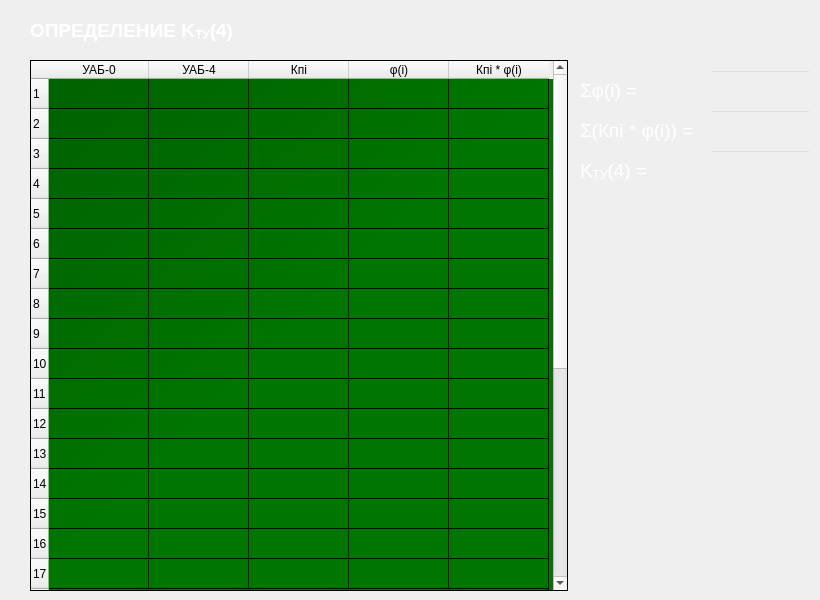
   <widget class="QWidget" name="Ch2_17">
    <widget class="QTableWidget" name="tableWidget_164">
     <property name="geometry">
      <rect>
       <x>30</x>
       <y>60</y>
       <width>538</width>
       <height>531</height>
      </rect>
     </property>
     <property name="styleSheet">
      <string notr="true">QTableWidget
{
background-color: 
qlineargradient(x1: 0, y1: 0, x2: 0.5, y2: 0.5, stop: 0 #006000, stop: 1 #007500);
color:white;
}</string>
     </property>
     <property name="columnCount">
      <number>5</number>
     </property>
     <row>
      <property name="text">
       <string>1</string>
      </property>
     </row>
     <row>
      <property name="text">
       <string>2</string>
      </property>
     </row>
     <row>
      <property name="text">
       <string>3</string>
      </property>
     </row>
     <row>
      <property name="text">
       <string>4</string>
      </property>
     </row>
     <row>
      <property name="text">
       <string>5</string>
      </property>
     </row>
     <row>
      <property name="text">
       <string>6</string>
      </property>
     </row>
     <row>
      <property name="text">
       <string>7</string>
      </property>
     </row>
     <row>
      <property name="text">
       <string>8</string>
      </property>
     </row>
     <row>
      <property name="text">
       <string>9</string>
      </property>
     </row>
     <row>
      <property name="text">
       <string>10</string>
      </property>
     </row>
     <row>
      <property name="text">
       <string>11</string>
      </property>
     </row>
     <row>
      <property name="text">
       <string>12</string>
      </property>
     </row>
     <row>
      <property name="text">
       <string>13</string>
      </property>
     </row>
     <row>
      <property name="text">
       <string>14</string>
      </property>
     </row>
     <row>
      <property name="text">
       <string>15</string>
      </property>
     </row>
     <row>
      <property name="text">
       <string>16</string>
      </property>
     </row>
     <row>
      <property name="text">
       <string>17</string>
      </property>
     </row>
     <row>
      <property name="text">
       <string>18</string>
      </property>
     </row>
     <row>
      <property name="text">
       <string>19</string>
      </property>
     </row>
     <row>
      <property name="text">
       <string>20</string>
      </property>
     </row>
     <row>
      <property name="text">
       <string>21</string>
      </property>
     </row>
     <row>
      <property name="text">
       <string>22</string>
      </property>
     </row>
     <row>
      <property name="text">
       <string>23</string>
      </property>
     </row>
     <row>
      <property name="text">
       <string>24</string>
      </property>
     </row>
     <row>
      <property name="text">
       <string>25</string>
      </property>
     </row>
     <row>
      <property name="text">
       <string>26</string>
      </property>
     </row>
     <row>
      <property name="text">
       <string>27</string>
      </property>
     </row>
     <row>
      <property name="text">
       <string>28</string>
      </property>
     </row>
     <row>
      <property name="text">
       <string>29</string>
      </property>
     </row>
     <column>
      <property name="text">
       <string>УАБ-0</string>
      </property>
     </column>
     <column>
      <property name="text">
       <string>УАБ-4</string>
      </property>
     </column>
     <column>
      <property name="text">
       <string>Кпi</string>
      </property>
     </column>
     <column>
      <property name="text">
       <string>φ(i)</string>
      </property>
     </column>
     <column>
      <property name="text">
       <string>Кпi * φ(i)</string>
      </property>
     </column>
    </widget>
    <widget class="QLabel" name="label_28">
     <property name="geometry">
      <rect>
       <x>30</x>
       <y>10</y>
       <width>211</width>
       <height>41</height>
      </rect>
     </property>
     <property name="styleSheet">
      <string notr="true">QLabel
{
color: white;
}</string>
     </property>
     <property name="text">
      <string>&lt;html&gt;&lt;head/&gt;&lt;body&gt;&lt;p&gt;&lt;span style=&quot; font-size:14pt; font-weight:600;&quot;&gt;ОПРЕДЕЛЕНИЕ K&lt;/span&gt;&lt;span style=&quot; font-size:14pt; font-weight:600; vertical-align:sub;&quot;&gt;ТУ&lt;/span&gt;&lt;span style=&quot; font-size:14pt; font-weight:600;&quot;&gt;(4)&lt;/span&gt;&lt;/p&gt;&lt;/body&gt;&lt;/html&gt;</string>
     </property>
    </widget>
    <widget class="QLineEdit" name="sum_phi_K4">
     <property name="geometry">
      <rect>
       <x>710</x>
       <y>70</y>
       <width>101</width>
       <height>30</height>
      </rect>
     </property>
     <property name="styleSheet">
      <string notr="true">QLineEdit
{
background: rgb(0,0,0,0);
color: white;
}</string>
     </property>
     <property name="text">
      <string/>
     </property>
    </widget>
    <widget class="QLabel" name="K1_l_6">
     <property name="geometry">
      <rect>
       <x>580</x>
       <y>150</y>
       <width>81</width>
       <height>41</height>
      </rect>
     </property>
     <property name="styleSheet">
      <string notr="true">QLabel
{
color: white;
}</string>
     </property>
     <property name="text">
      <string>&lt;html&gt;&lt;head/&gt;&lt;body&gt;&lt;p&gt;&lt;span style=&quot; font-size:14pt;&quot;&gt;K&lt;/span&gt;&lt;span style=&quot; font-size:14pt; vertical-align:sub;&quot;&gt;ТУ&lt;/span&gt;&lt;span style=&quot; font-size:14pt;&quot;&gt;(4) =&lt;/span&gt;&lt;/p&gt;&lt;/body&gt;&lt;/html&gt;</string>
     </property>
    </widget>
    <widget class="QLabel" name="sum_phi_K2_l_3">
     <property name="geometry">
      <rect>
       <x>580</x>
       <y>70</y>
       <width>121</width>
       <height>41</height>
      </rect>
     </property>
     <property name="styleSheet">
      <string notr="true">QLabel
{
color: white;
}</string>
     </property>
     <property name="text">
      <string>&lt;html&gt;&lt;head/&gt;&lt;body&gt;&lt;p&gt;&lt;span style=&quot; font-size:14pt;&quot;&gt;Σφ(i) =&lt;/span&gt;&lt;/p&gt;&lt;/body&gt;&lt;/html&gt;</string>
     </property>
    </widget>
    <widget class="QLineEdit" name="K4">
     <property name="geometry">
      <rect>
       <x>710</x>
       <y>150</y>
       <width>101</width>
       <height>30</height>
      </rect>
     </property>
     <property name="styleSheet">
      <string notr="true">QLineEdit
{
background: rgb(0,0,0,0);
color: white;
}</string>
     </property>
     <property name="text">
      <string/>
     </property>
    </widget>
    <widget class="QLineEdit" name="sum_Kphi_K4">
     <property name="geometry">
      <rect>
       <x>710</x>
       <y>110</y>
       <width>101</width>
       <height>30</height>
      </rect>
     </property>
     <property name="styleSheet">
      <string notr="true">QLineEdit
{
background: rgb(0,0,0,0);
color: white;
}</string>
     </property>
     <property name="text">
      <string/>
     </property>
    </widget>
    <widget class="QLabel" name="sum_Kphi_K2_l_3">
     <property name="geometry">
      <rect>
       <x>580</x>
       <y>110</y>
       <width>121</width>
       <height>41</height>
      </rect>
     </property>
     <property name="styleSheet">
      <string notr="true">QLabel
{
color: white;
}</string>
     </property>
     <property name="text">
      <string>&lt;html&gt;&lt;head/&gt;&lt;body&gt;&lt;p&gt;&lt;span style=&quot; font-size:14pt;&quot;&gt;Σ(Кпi * φ(i)) =&lt;/span&gt;&lt;/p&gt;&lt;/body&gt;&lt;/html&gt;</string>
     </property>
    </widget>
   </widget>
